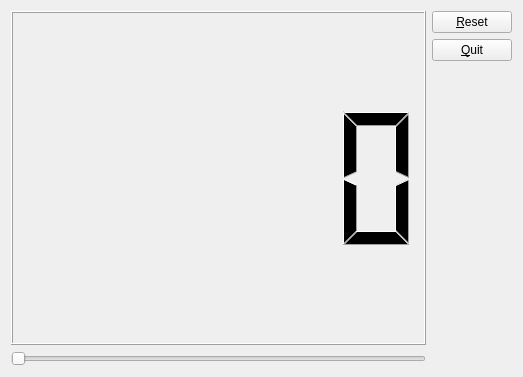
<?xml version="1.0" encoding="UTF-8"?>
<ui version="4.0">
 <class>MyForm</class>
 <widget class="QWidget" name="MyForm">
  <property name="geometry">
   <rect>
    <x>0</x>
    <y>0</y>
    <width>523</width>
    <height>377</height>
   </rect>
  </property>
  <property name="windowTitle">
   <string>Form</string>
  </property>
  <layout class="QHBoxLayout" name="horizontalLayout">
   <item>
    <layout class="QVBoxLayout" name="verticalLayout">
     <item>
      <widget class="QLCDNumber" name="lcdDisplay"/>
     </item>
     <item>
      <widget class="QSlider" name="slider">
       <property name="orientation">
        <enum>Qt::Horizontal</enum>
       </property>
      </widget>
     </item>
    </layout>
   </item>
   <item>
    <layout class="QVBoxLayout" name="verticalLayout_2">
     <item>
      <widget class="QPushButton" name="resetBtn">
       <property name="text">
        <string>&amp;Reset</string>
       </property>
      </widget>
     </item>
     <item>
      <widget class="QPushButton" name="quitBtn">
       <property name="text">
        <string>&amp;Quit</string>
       </property>
      </widget>
     </item>
     <item>
      <spacer name="verticalSpacer">
       <property name="orientation">
        <enum>Qt::Vertical</enum>
       </property>
       <property name="sizeHint" stdset="0">
        <size>
         <width>20</width>
         <height>40</height>
        </size>
       </property>
      </spacer>
     </item>
    </layout>
   </item>
  </layout>
 </widget>
 <tabstops>
  <tabstop>resetBtn</tabstop>
  <tabstop>quitBtn</tabstop>
  <tabstop>slider</tabstop>
 </tabstops>
 <resources/>
 <connections>
  <connection>
   <sender>slider</sender>
   <signal>valueChanged(int)</signal>
   <receiver>lcdDisplay</receiver>
   <slot>display(int)</slot>
   <hints>
    <hint type="sourcelabel">
     <x>13</x>
     <y>345</y>
    </hint>
    <hint type="destinationlabel">
     <x>48</x>
     <y>194</y>
    </hint>
   </hints>
  </connection>
  <connection>
   <sender>quitBtn</sender>
   <signal>clicked()</signal>
   <receiver>MyForm</receiver>
   <slot>close()</slot>
   <hints>
    <hint type="sourcelabel">
     <x>474</x>
     <y>50</y>
    </hint>
    <hint type="destinationlabel">
     <x>474</x>
     <y>148</y>
    </hint>
   </hints>
  </connection>
 </connections>
</ui>
